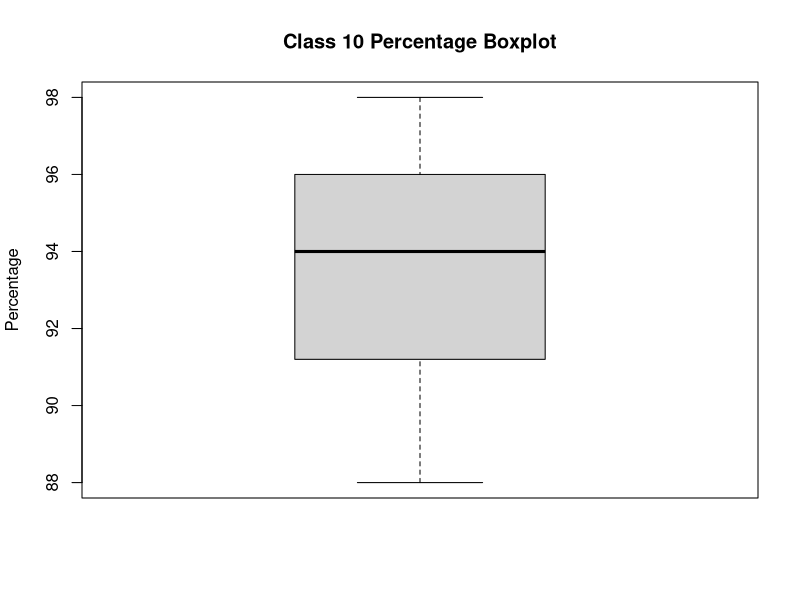
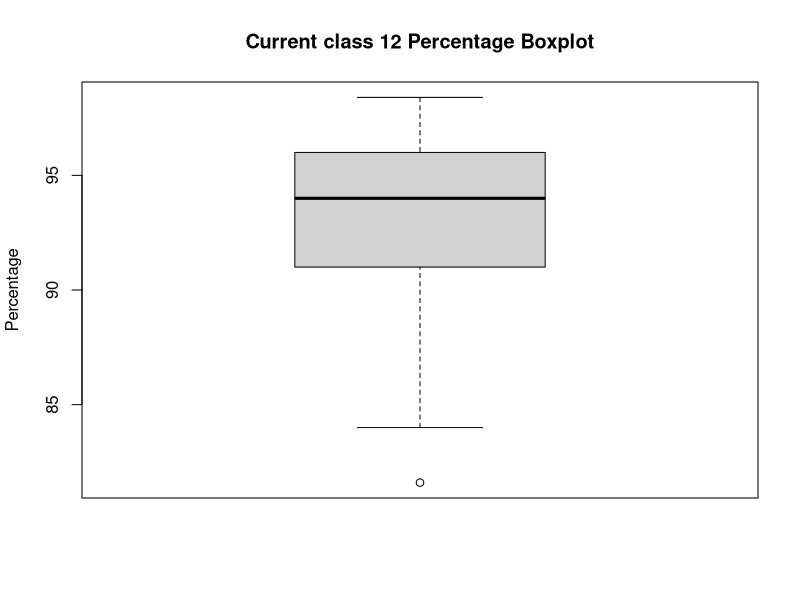
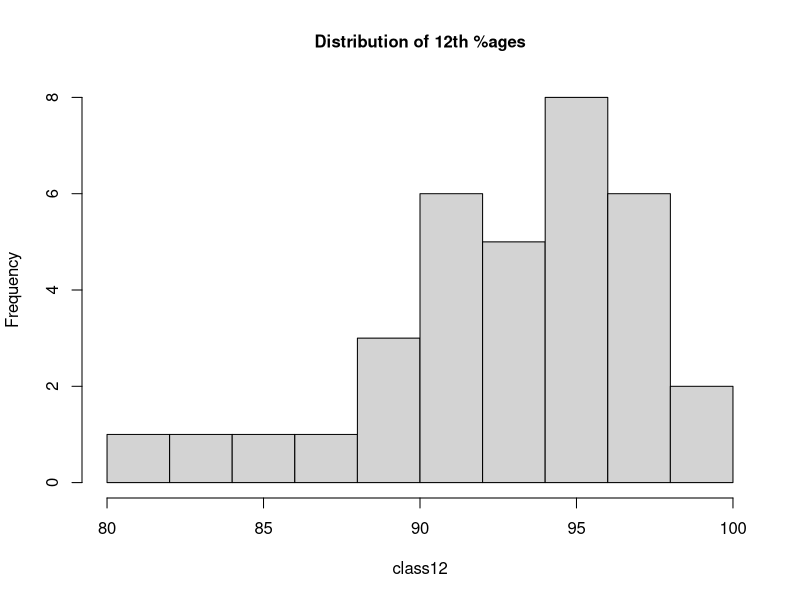
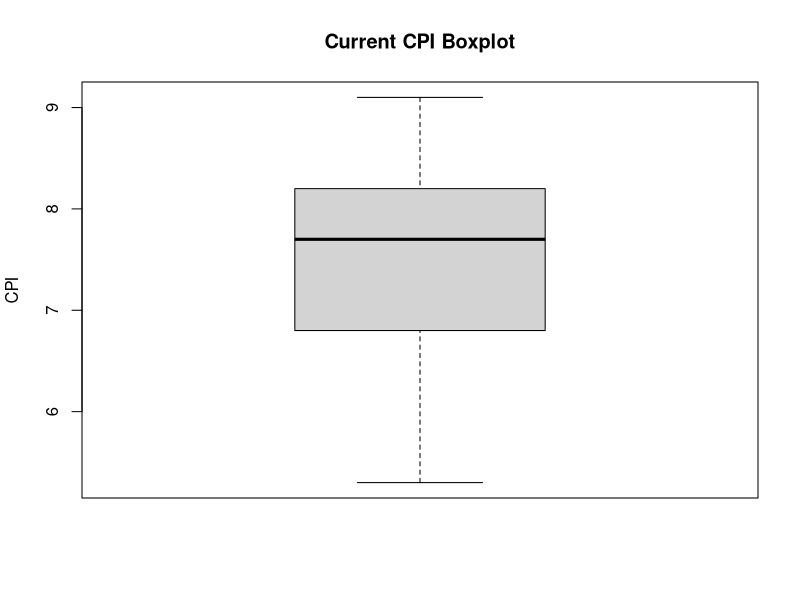
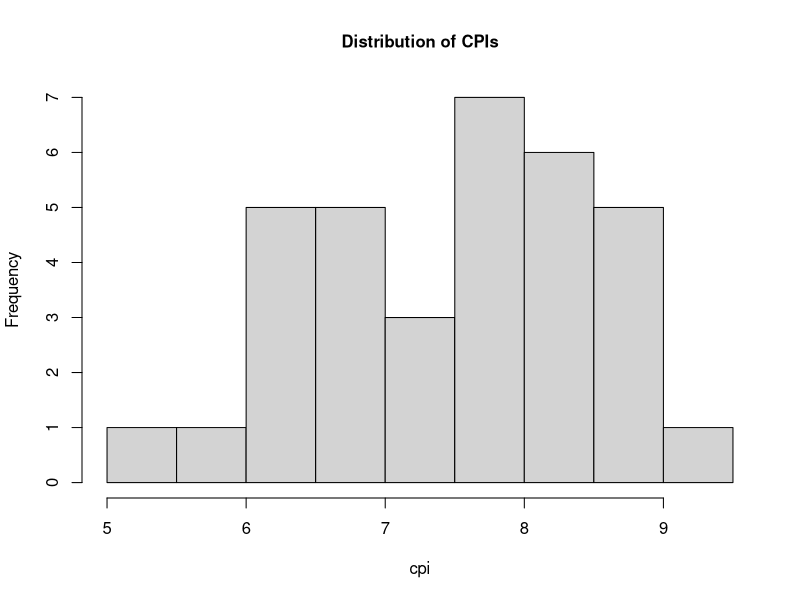

Source code (R) for these figures, in order:
## ---- chunk 1
#| echo: false
data <- read.csv("MTH211A Form.csv")
summary(data)
## ---- chunk 2
#| echo: false
print("Average Class 10 Percentage:")
class10 <- as.numeric(data[-8,2]) #8th entry is in cgpa
print(mean(class10))
print("Median Class 10 Percentage:")
print(median(class10))
print("Minimum Class 10 Percentage:")
print(min(class10))
print("Maximum Class 10 Percentage:")
print(max(class10))

boxplot(class10, main = "Class 10 Percentage Boxplot", ylab = "Percentage")
## ---- chunk 3
#| echo: false
print("Average Class 12 Percentage:")
class12 <- as.numeric(data[,3])
print(mean(class12))
print("Median Class 12 Percentage:")
print(median(class12))
print("Minimum Class 12 Percentage:")
print(min(class12))
print("Maximum Class 12 Percentage:")
print(max(class12))

boxplot(class12, main = "Current class 12 Percentage Boxplot", ylab = "Percentage")
## ---- chunk 4
#| echo: false
hist(class12, main = "Distribution of 12th %ages", cex.main = 1)
## ---- chunk 5
#| echo: false
print("Average CPI:")
cpi <- as.numeric(data[,4])
print(mean(cpi))
print("Median CPI:")
print(median(cpi))
print("Minimum CPI:")
print(min(cpi))
print("Maximum CPI:")
print(max(cpi))

boxplot(cpi, main = "Current CPI Boxplot", ylab = "CPI")

## ---- chunk 6
#| echo: false

hist(cpi, main = "Distribution of CPIs", cex.main = 1)

## ---- chunk 7
#| echo: false

## ---- chunk 8
#| echo: false



## ---- chunk 9
#| echo: false



## ---- chunk 10
#| echo: false
prevHr <- as.numeric(data[-c(15,19,20,27,34),12])
print("The average study hours during JEE preparation were:")
print(mean(prevHr))
#The average study time has decreased to more than half
## ---- chunk 11
#| echo: false
currHr <- as.numeric(data[-c(11,15,19,20,34),13])
print("The current average study hours are:")
print(mean(currHr))
